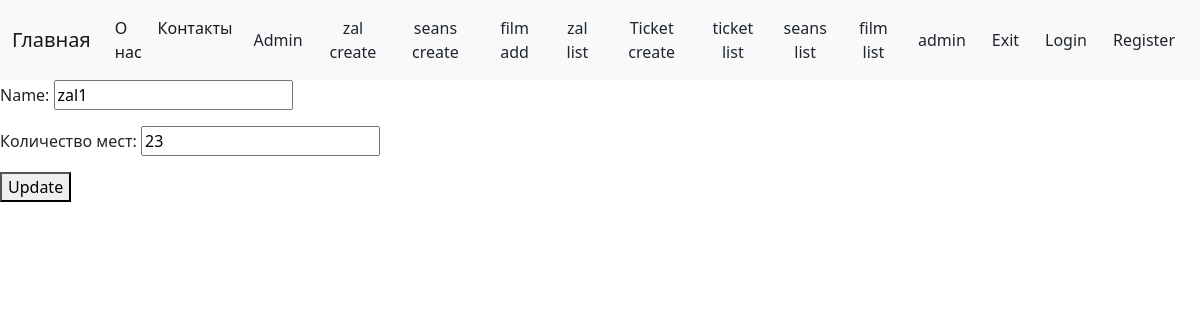
Before: /zal/update/1/ (signed in) with the older database file.
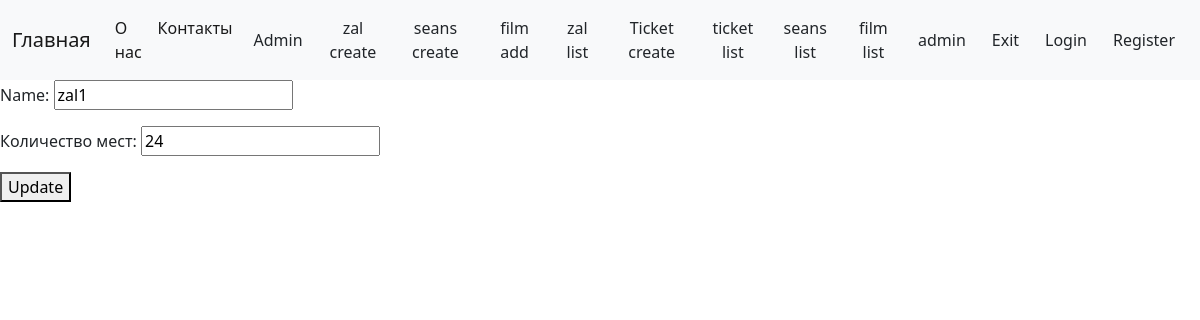
After: the same page with the newer database file.
### zal/models.py (models this page shows, shortened)
class Zal(models.Model):
    name = models.CharField(max_length=255)
    size = models.IntegerField(default=20,
                               verbose_name='Количество мест'
                               )

### zal/views.py (the view, shortened to what this page needs)
# urls.py: path('zal/update/<int:pk>/', ZalUpdate.as_view(), name='zal-update'),
class ZalUpdate(StaffRequiredMixin, UpdateView):
    model = Zal
    template_name = 'zal-update.html'
    form_class = ZalUpdateForm

### zal/forms.py (shortened to what this page needs)
class ZalUpdateForm(forms.ModelForm):
    class Meta:
        model = Zal
        fields = '__all__'

### zal/mixins.py (called while the page is built)
    def dispatch(self, request, *args, **kwargs):
        if not request.user.is_staff:
            raise PermissionDenied
        return super(StaffRequiredMixin, self).dispatch(
            request, *args, **kwargs
        )

### zal/templates/zal-update.html (shortened to what this page needs)
{% extends 'static/base.html' %}
{% block content %}
    {% if request.user.is_staff %}
<form method="post" action="{% url 'zal-update' object.id %}">
    {{ form.as_p }}
    <button type="submit">Update</button>
</form>
        {% else %}
        <div>This is not for you!</div>
{% endif %}
{% endblock %}

Changed rows visible on the page:
changed Zal "zal1": size "23" → "24"
